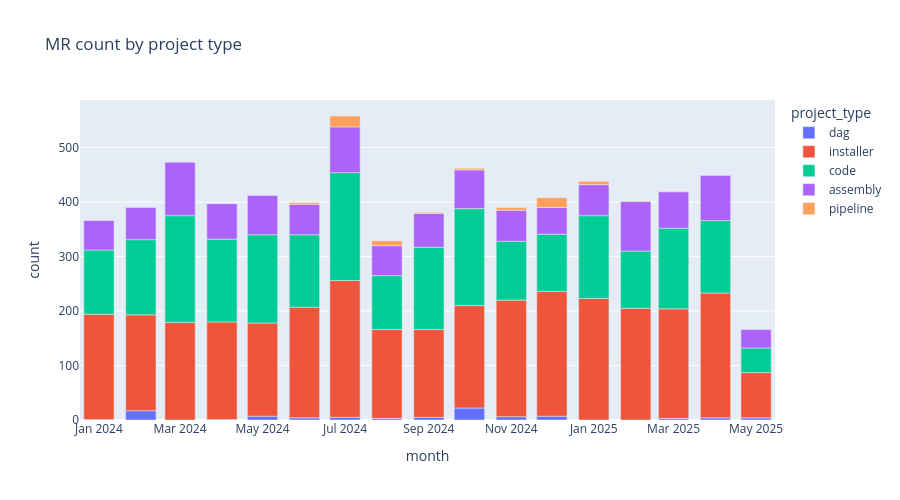

Notebook source saved alongside this figure:
### Code cell
px.bar(mrs_count_by_type.toPandas(),x='month',y='count',color='project_type',title='MR count by project type',height=500)
